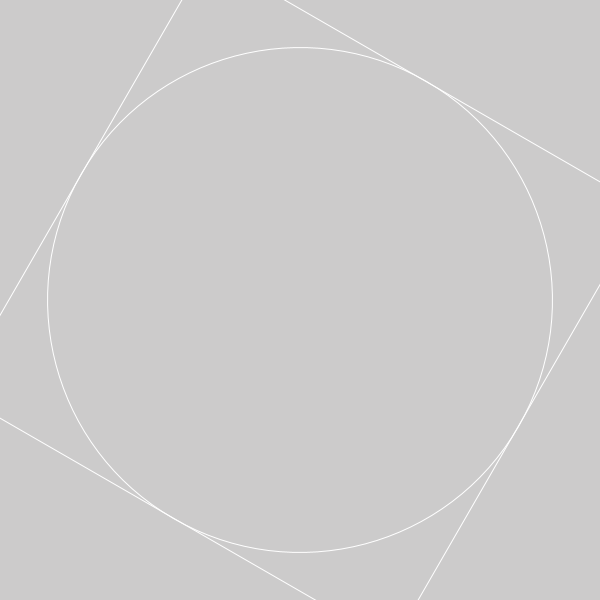
Frame 1 (no input)
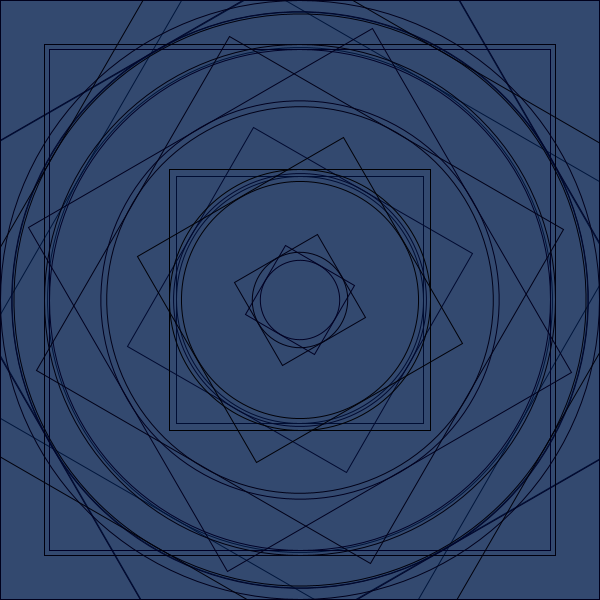
Frame 60 (the mouse pressed at the canvas centre just before this capture)
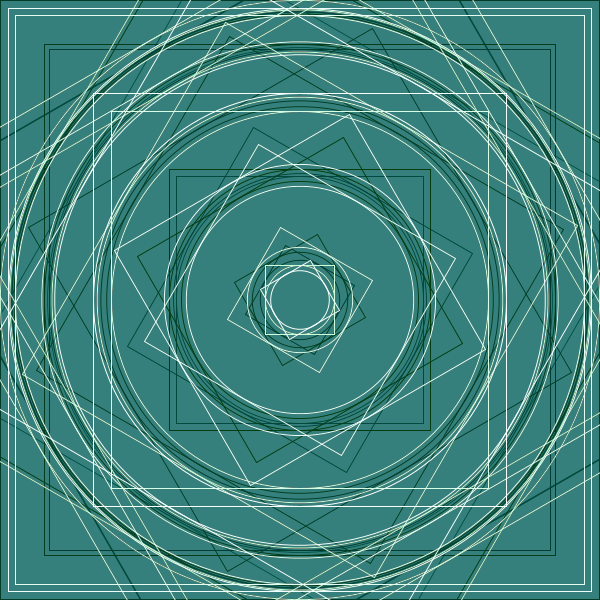
Frame 120 (the mouse held since frame 60 and released just before this capture)

The Processing sketch that drew these frames (run headless with seeded random() and noise(); from frame 60 on, the mouse is pressed at the canvas centre):

// Processing sketch: nested_triangles
// ── nested_triangles.pde
int n_triangles = 10;
int triangle_count = 0;
float x1, y1, x2, y2, x3, y3;
float x1_new, y1_new, x2_new, y2_new, x3_new, y3_new;
float rotation_angle = 0;

// Setup happens once
void setup() {
  size(600, 600);
  frameRate(30);
  colorMode(HSB);
}

void noise() {
  noStroke();
  for (int i = 0; i < width - 1; i += 5) {
    for (int j = 0; j < height - 1; j += 5) {
      fill(random(0, 150), random(0, 20));
      rect(random(i - 5, i), random(j - 5, j), 1, 1);
    }
  }
  for (int i = 0; i < 10; i++) {
    fill(random(0, 255), random(0, 200));
    rect(random(0, width), random(0, height), random(1, 3), random(1, 3));
  }
}


void draw() {
  translate(width/2, height/2);
  noStroke();
  fill(frameCount % 255, 200, 200, 1);
  rect(-width/2, -height/2, width, height);
  
  if (frameCount % 4 == 1) {
    if (triangle_count % n_triangles == 0) {
      x1 = -width/2; y1 = height/2;
      x2 = +width/2; y2 = height/2;
      x3 = 0; y3 = -height/2;
    }
    else {
      x1_new = (x1+x2)/2; y1_new = (y1+y2)/2;
      x2_new = (x2+x3)/2; y2_new = (y2+y3)/2;
      x3_new = (x3+x1)/2; y3_new = (y3+y1)/2;
      x1 = x1_new; y1 = y1_new;
      x2 = x2_new; y2 = y2_new;
      x3 = x3_new; y3 = y3_new;
    }
    noFill();
    stroke(#FFFFFF);
    rotation_angle+=PI/6;
    rotate(rotation_angle);
    //triangle(x1, y1, x2, y2, x3, y3);
    triangle_count+=1;
    float r = 600*sin(frameCount);
    circle(0, 0, r);
    rect(-0.5*r, -0.5*r, r, r);
  }
  
}

void mousePressed() {
  filter(INVERT);
}
